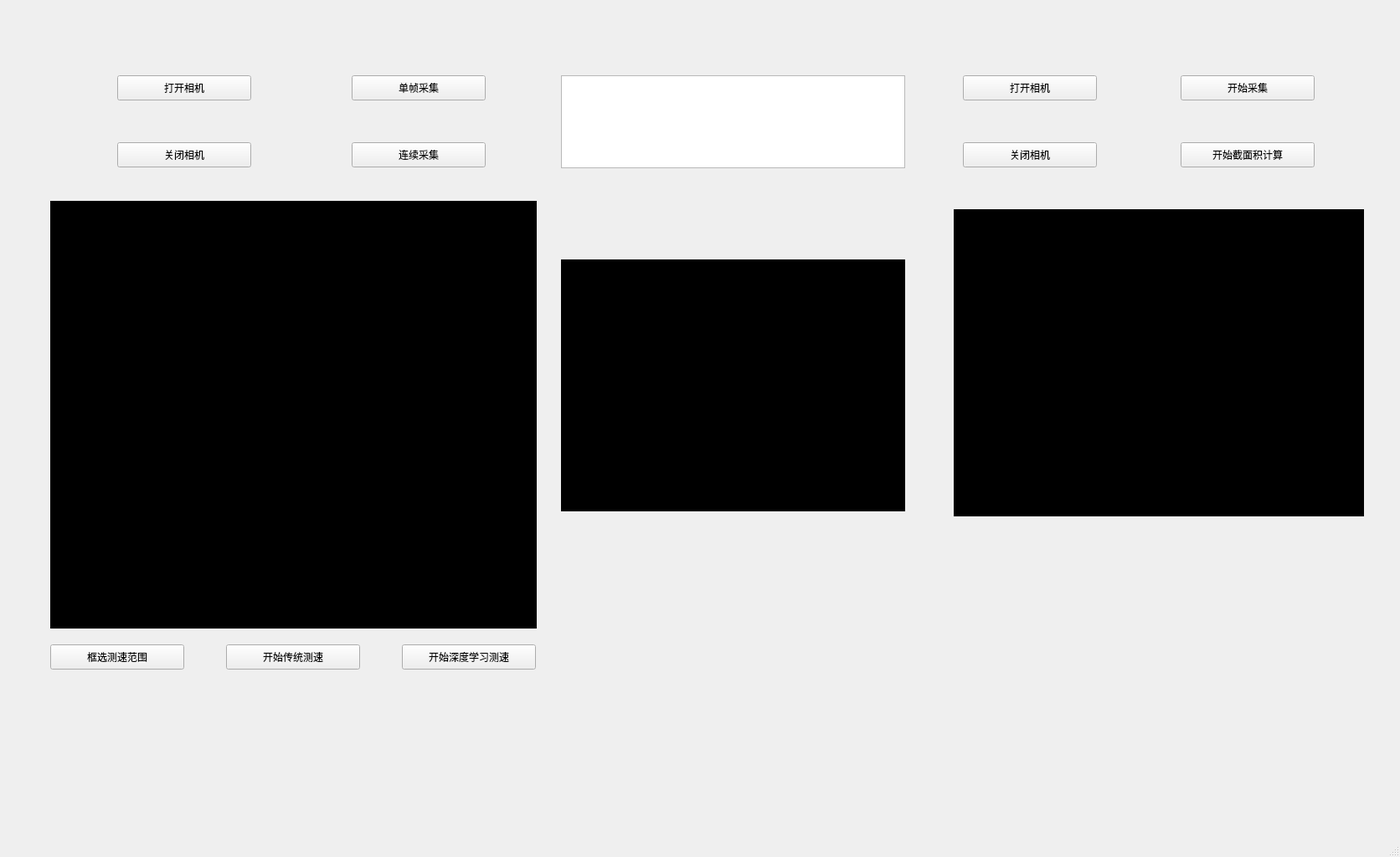
<?xml version="1.0" encoding="UTF-8"?>
<ui version="4.0">
 <class>mainWindow</class>
 <widget class="QMainWindow" name="mainWindow">
  <property name="geometry">
   <rect>
    <x>0</x>
    <y>0</y>
    <width>1672</width>
    <height>1024</height>
   </rect>
  </property>
  <property name="windowTitle">
   <string>熔渣测速</string>
  </property>
  <widget class="QWidget" name="centralwidget">
   <widget class="QWidget" name="crosssectwidget" native="true">
    <property name="geometry">
     <rect>
      <x>1120</x>
      <y>70</y>
      <width>531</width>
      <height>924</height>
     </rect>
    </property>
    <widget class="QPushButton" name="crosssect_CloseCam">
     <property name="geometry">
      <rect>
       <x>30</x>
       <y>100</y>
       <width>160</width>
       <height>30</height>
      </rect>
     </property>
     <property name="text">
      <string>关闭相机</string>
     </property>
    </widget>
    <widget class="QPushButton" name="crosssec_continuous">
     <property name="geometry">
      <rect>
       <x>290</x>
       <y>20</y>
       <width>160</width>
       <height>30</height>
      </rect>
     </property>
     <property name="text">
      <string>开始采集</string>
     </property>
    </widget>
    <widget class="QPushButton" name="crosssect_OpenCam">
     <property name="geometry">
      <rect>
       <x>30</x>
       <y>20</y>
       <width>160</width>
       <height>30</height>
      </rect>
     </property>
     <property name="text">
      <string>打开相机</string>
     </property>
    </widget>
    <widget class="QPushButton" name="crosssect_start">
     <property name="geometry">
      <rect>
       <x>290</x>
       <y>100</y>
       <width>160</width>
       <height>30</height>
      </rect>
     </property>
     <property name="text">
      <string>开始截面积计算</string>
     </property>
    </widget>
    <widget class="QLabel" name="crosssec_Cam">
     <property name="geometry">
      <rect>
       <x>19</x>
       <y>180</y>
       <width>490</width>
       <height>367</height>
      </rect>
     </property>
     <property name="styleSheet">
      <string notr="true">background-color: rgb(0, 0, 0);</string>
     </property>
     <property name="text">
      <string/>
     </property>
    </widget>
   </widget>
   <widget class="QWidget" name="flowratewidget" native="true">
    <property name="geometry">
     <rect>
      <x>40</x>
      <y>70</y>
      <width>1050</width>
      <height>924</height>
     </rect>
    </property>
    <widget class="QPushButton" name="flowrate_continuous">
     <property name="geometry">
      <rect>
       <x>380</x>
       <y>100</y>
       <width>160</width>
       <height>30</height>
      </rect>
     </property>
     <property name="text">
      <string>连续采集</string>
     </property>
    </widget>
    <widget class="QPushButton" name="flowrate_choose_roi">
     <property name="geometry">
      <rect>
       <x>20</x>
       <y>700</y>
       <width>160</width>
       <height>30</height>
      </rect>
     </property>
     <property name="text">
      <string>框选测速范围</string>
     </property>
    </widget>
    <widget class="QPushButton" name="flowrate_OpenCam">
     <property name="geometry">
      <rect>
       <x>100</x>
       <y>20</y>
       <width>160</width>
       <height>30</height>
      </rect>
     </property>
     <property name="text">
      <string>打开相机</string>
     </property>
    </widget>
    <widget class="QLabel" name="flowrate_flowrateCam">
     <property name="geometry">
      <rect>
       <x>20</x>
       <y>170</y>
       <width>581</width>
       <height>511</height>
      </rect>
     </property>
     <property name="styleSheet">
      <string notr="true">background-color: rgb(0, 0, 0);</string>
     </property>
     <property name="text">
      <string/>
     </property>
    </widget>
    <widget class="QPushButton" name="flowrate_single">
     <property name="geometry">
      <rect>
       <x>380</x>
       <y>20</y>
       <width>160</width>
       <height>30</height>
      </rect>
     </property>
     <property name="text">
      <string>单帧采集</string>
     </property>
    </widget>
    <widget class="QTextBrowser" name="flowrate_Info">
     <property name="enabled">
      <bool>true</bool>
     </property>
     <property name="geometry">
      <rect>
       <x>630</x>
       <y>20</y>
       <width>411</width>
       <height>111</height>
      </rect>
     </property>
     <property name="font">
      <font>
       <pointsize>11</pointsize>
      </font>
     </property>
    </widget>
    <widget class="QPushButton" name="flowrate_xFeat_start">
     <property name="geometry">
      <rect>
       <x>440</x>
       <y>700</y>
       <width>160</width>
       <height>30</height>
      </rect>
     </property>
     <property name="text">
      <string>开始深度学习测速</string>
     </property>
    </widget>
    <widget class="QLabel" name="flowrate_Cam_Seg">
     <property name="geometry">
      <rect>
       <x>630</x>
       <y>240</y>
       <width>411</width>
       <height>301</height>
      </rect>
     </property>
     <property name="styleSheet">
      <string notr="true">background-color: rgb(0, 0, 0);</string>
     </property>
     <property name="text">
      <string/>
     </property>
    </widget>
    <widget class="QPushButton" name="flowrate_Trad_start">
     <property name="geometry">
      <rect>
       <x>230</x>
       <y>700</y>
       <width>160</width>
       <height>30</height>
      </rect>
     </property>
     <property name="text">
      <string>开始传统测速</string>
     </property>
    </widget>
    <widget class="QPushButton" name="flowrate_CloseCam">
     <property name="geometry">
      <rect>
       <x>100</x>
       <y>100</y>
       <width>160</width>
       <height>30</height>
      </rect>
     </property>
     <property name="text">
      <string>关闭相机</string>
     </property>
    </widget>
   </widget>
  </widget>
  <widget class="QMenuBar" name="menubar">
   <property name="geometry">
    <rect>
     <x>0</x>
     <y>0</y>
     <width>1672</width>
     <height>26</height>
    </rect>
   </property>
  </widget>
  <widget class="QStatusBar" name="statusbar"/>
 </widget>
 <resources/>
 <connections/>
</ui>
